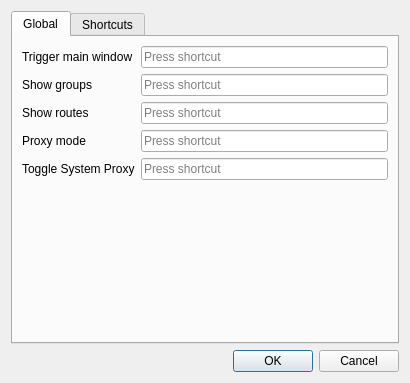
<?xml version="1.0" encoding="UTF-8"?>
<ui version="4.0">
 <class>DialogHotkey</class>
 <widget class="QDialog" name="DialogHotkey">
  <property name="geometry">
   <rect>
    <x>0</x>
    <y>0</y>
    <width>410</width>
    <height>383</height>
   </rect>
  </property>
  <property name="windowTitle">
   <string>Hotkey</string>
  </property>
  <layout class="QVBoxLayout" name="verticalLayout">
   <item>
    <widget class="QTabWidget" name="tabWidget">
     <property name="currentIndex">
      <number>0</number>
     </property>
     <widget class="QWidget" name="tab">
      <attribute name="title">
       <string>Global</string>
      </attribute>
      <layout class="QFormLayout" name="formLayout">
       <item row="0" column="0">
        <widget class="QLabel" name="label">
         <property name="text">
          <string>Trigger main window</string>
         </property>
        </widget>
       </item>
       <item row="0" column="1">
        <widget class="QtExtKeySequenceEdit" name="show_mainwindow"/>
       </item>
       <item row="1" column="0">
        <widget class="QLabel" name="label_3">
         <property name="text">
          <string>Show groups</string>
         </property>
        </widget>
       </item>
       <item row="1" column="1">
        <widget class="QtExtKeySequenceEdit" name="show_groups"/>
       </item>
       <item row="2" column="0">
        <widget class="QLabel" name="label_4">
         <property name="text">
          <string>Show routes</string>
         </property>
        </widget>
       </item>
       <item row="2" column="1">
        <widget class="QtExtKeySequenceEdit" name="show_routes"/>
       </item>
       <item row="3" column="0">
        <widget class="QLabel" name="label_2">
         <property name="text">
          <string>Proxy mode</string>
         </property>
        </widget>
       </item>
       <item row="3" column="1">
        <widget class="QtExtKeySequenceEdit" name="system_proxy"/>
       </item>
       <item row="4" column="0">
        <widget class="QLabel" name="toggle_proxy_l">
         <property name="text">
          <string>Toggle System Proxy</string>
         </property>
        </widget>
       </item>
       <item row="4" column="1">
        <widget class="QtExtKeySequenceEdit" name="toggle_proxy"/>
       </item>
      </layout>
     </widget>
     <widget class="QWidget" name="tab_2">
      <attribute name="title">
       <string>Shortcuts</string>
      </attribute>
      <layout class="QHBoxLayout" name="horizontalLayout">
       <item>
        <widget class="QScrollArea" name="shortcut_area">
         <property name="horizontalScrollBarPolicy">
          <enum>Qt::ScrollBarPolicy::ScrollBarAsNeeded</enum>
         </property>
         <property name="widgetResizable">
          <bool>true</bool>
         </property>
         <widget class="QWidget" name="scrollAreaWidgetContents">
          <property name="geometry">
           <rect>
            <x>0</x>
            <y>0</y>
            <width>360</width>
            <height>264</height>
           </rect>
          </property>
         </widget>
        </widget>
       </item>
      </layout>
     </widget>
    </widget>
   </item>
   <item>
    <widget class="QDialogButtonBox" name="buttonBox">
     <property name="focusPolicy">
      <enum>Qt::FocusPolicy::StrongFocus</enum>
     </property>
     <property name="standardButtons">
      <set>QDialogButtonBox::StandardButton::Cancel|QDialogButtonBox::StandardButton::Ok</set>
     </property>
    </widget>
   </item>
  </layout>
 </widget>
 <customwidgets>
  <customwidget>
   <class>QtExtKeySequenceEdit</class>
   <extends>QKeySequenceEdit</extends>
   <header>3rdparty/QtExtKeySequenceEdit.h</header>
  </customwidget>
 </customwidgets>
 <tabstops>
  <tabstop>buttonBox</tabstop>
 </tabstops>
 <resources/>
 <connections>
  <connection>
   <sender>buttonBox</sender>
   <signal>accepted()</signal>
   <receiver>DialogHotkey</receiver>
   <slot>accept()</slot>
   <hints>
    <hint type="sourcelabel">
     <x>258</x>
     <y>255</y>
    </hint>
    <hint type="destinationlabel">
     <x>199</x>
     <y>149</y>
    </hint>
   </hints>
  </connection>
  <connection>
   <sender>buttonBox</sender>
   <signal>rejected()</signal>
   <receiver>DialogHotkey</receiver>
   <slot>reject()</slot>
   <hints>
    <hint type="sourcelabel">
     <x>258</x>
     <y>255</y>
    </hint>
    <hint type="destinationlabel">
     <x>199</x>
     <y>149</y>
    </hint>
   </hints>
  </connection>
 </connections>
</ui>
